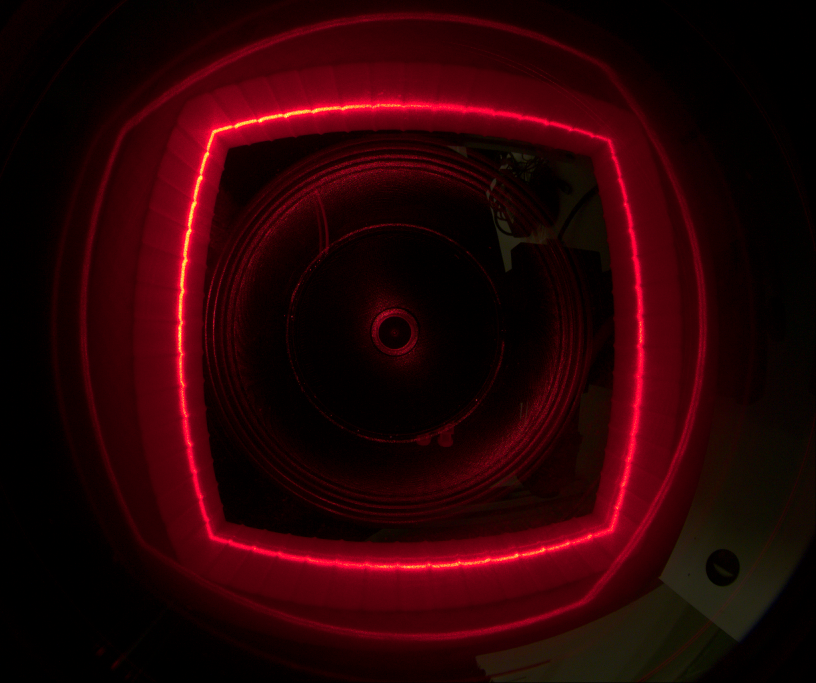
#> input picture takephoto/images/img10.png, 2448 x 2048 px (shown at 1/3 size); its folder holds only this picture in this run
$ python '图像处理_四点提取.py'   (older library calls are emulated)
#> lines starting #> are read from the running program, lines starting #| are printed output that depends on the picture; after the words box and inside, x2 and y2 are one past the last pixel; in counts of white or black regions, pixels touching at a corner belong together
"""结构光图像处理：从多张 png 中提取每段光线主干上的拐点。

流程：读图 → 灰度 → 自适应二值化 → 细化 → 最长路径去毛刺(只留主干) → 按拟合直线方向变化挑拐点 → npz 保存
运行：python 图像处理.py
"""

from audioop import reverse

import cv2
import numpy as np
import glob
import os
from collections import deque

from numpy.ma import masked_invalid

# ---------- 可调参数（数值按需手改） ----------

IMAGE_DIR = r"C:\python\3D_project_3\takephoto\images"           # 输入图片文件夹
OUTPUT_NPZ = r"C:\python\3D_project_3\centroids.npz"   # 质点结果保存路径
ADAPTIVE_BLOCK = 101           # 自适应二值化窗口(px，奇数)，量级取光条间距
ADAPTIVE_C = -15               # 自适应二值化常数，阈值=局部均值-C，负值更严格
MIN_AREA = 500                 # 最小连通域面积(px)，小于此值视作噪声丢弃
SPUR_MIN_AREA = 100            # 骨架连通域最小面积(px)，小于此值整段丢弃
CURV_K = 30                 # 直线拟合步长(px)：前后各取 k 个像素各拟合一条直线，越大越抗骨架抖动
MIN_DIST = 400              # 拐点最小间距(px)：选中的任意两个拐点欧氏距离至少这么大，避免多个点挤在同一拐角
kernel = np.array([3,3])
AREA = [                       # 要去掉的区域多边形顶点(x,y)，按顺序首尾相连，边不能交叉
    [1200,800],                # 左上
    [2400,600],                # 右上
    [2300,1900],               # 右下
    [1200,1900],               # 左下
]
_NEIGHBORS8 = ((-1, -1), (-1, 0), (-1, 1), (0, -1), (0, 1), (1, -1), (1, 0), (1, 1))  # 8 邻域行列偏移


def _remove_small(binary, min_area):
    """功能：去掉面积小于 min_area 的前景连通域，只保留大块。
    输入：binary：np.ndarray，uint8，0/255 二值图；min_area：int，最小连通域面积(px)
    输出：np.ndarray，uint8，0/255，面积小于 min_area 的连通域被清 0
    """
    _, labels, stats, _ = cv2.connectedComponentsWithStats((binary > 0).astype(np.uint8), connectivity=8)
    area = stats[:, cv2.CC_STAT_AREA]
    keep = area >= min_area
    keep[0] = False                                     # 背景不保留
    return np.where(keep[labels], 255, 0).astype(np.uint8)

def _thin(binary):
    """功能：用 Zhang-Suen 算法把二值图细化成 1 像素宽的骨架。
    输入：binary：np.ndarray，uint8，0/255 二值图
    输出：np.ndarray，uint8，0/255 骨架图（与输入同尺寸）
    """
    ys, xs = np.nonzero(binary)
    if ys.size == 0:
        return np.zeros_like(binary)
    y0, x0 = ys.min(), xs.min()                                    # 前景包围盒，缩小计算量
    y1, x1 = ys.max() + 1, xs.max() + 1
    img = (binary[y0:y1, x0:x1] > 0).astype(np.uint8)
    changed = True
    while changed:
        changed = False
        for step in (0, 1):
            p = np.pad(img, 1)
            p2, p3, p4 = p[:-2, 1:-1], p[:-2, 2:], p[1:-1, 2:]     # 3x3 邻域顺时针编号
            p5, p6, p7 = p[2:, 2:], p[2:, 1:-1], p[2:, :-2]
            p8, p9 = p[1:-1, :-2], p[:-2, :-2]
            ring = [p2, p3, p4, p5, p6, p7, p8, p9, p2]
            nbr = p2 + p3 + p4 + p5 + p6 + p7 + p8 + p9            # 8 邻域前景数
            turns = sum(((ring[i] == 0) & (ring[i+1] == 1)).astype(np.uint8) for i in range(8))  # 0→1 跳变数
            if step == 0:
                cond = (p2 * p4 * p6 == 0) & (p4 * p6 * p8 == 0)
            else:
                cond = (p2 * p4 * p8 == 0) & (p2 * p6 * p8 == 0)
            remove = (img == 1) & (nbr >= 2) & (nbr <= 6) & (turns == 1) & cond
            if remove.any():
                img[remove] = 0
                changed = True
    out = np.zeros_like(binary)
    out[y0:y1, x0:x1] = img * 255
    return out


def _bfs(mask, start):
    """功能：在掩膜内做 8 邻域广度优先搜索，得到 start 到各前景像素的最短步数。
    输入：mask：np.ndarray，bool，前景掩膜；start：(行, 列)，起点坐标
    输出：(dist, prev)：与 mask 同尺寸的两个 int32 数组，dist 为步数(-1 表示不可达)，
          prev 为前驱像素的线性索引(-1 表示无前驱)
    """
    h, w = mask.shape
    flat = mask.ravel()
    dist = np.full(h * w, -1, np.int32)
    prev = np.full(h * w, -1, np.int32)
    begin = start[0] * w + start[1]                     # 起点的线性索引
    dist[begin] = 0
    queue = deque([begin])
    while queue:
        cur = queue.popleft()
        r, c = divmod(cur, w)
        step = dist[cur] + 1
        for dr, dc in _NEIGHBORS8:
            nr, nc = r + dr, c + dc
            if 0 <= nr < h and 0 <= nc < w:
                nxt = nr * w + nc
                if flat[nxt] and dist[nxt] < 0:
                    dist[nxt] = step
                    prev[nxt] = cur
                    queue.append(nxt)
    return dist.reshape(h, w), prev


def _longest_path(mask, endpoints):
    """功能：在一个骨架连通域内，求连接两个端点且经过像素最多的一条路径（双次 BFS 求图直径）。
    输入：mask：np.ndarray，bool，单个连通域的骨架掩膜（包围盒裁剪后）；
          endpoints：(N, 2) int，该连通域内的端点坐标(行, 列)
    输出：(P, 2) int32，路径像素按顺序排列的坐标；端点少于 2 个时返回 None
    """
    if len(endpoints) < 2:
        return None
    dist, _ = _bfs(mask, tuple(endpoints[0]))
    far = dist[endpoints[:, 0], endpoints[:, 1]].argmax()      # 距首个端点最远的端点作起点
    dist, prev = _bfs(mask, tuple(endpoints[far]))
    tail = int(np.argmax(dist))                                # 距起点最远的前景像素作终点
    path = []
    while tail != -1:
        path.append(divmod(tail, mask.shape[1]))
        tail = prev[tail]
    return np.array(path[::-1], np.int32)


def _prune_and_simplify(skeleton):
    """功能：逐段处理骨架，只保留主干——每个连通域内取“连接两端点、经过像素最多”的那一条路径，毛刺分支自然被丢掉。
    输入：skeleton：np.ndarray，uint8，0/255 骨架图
    输出：pruned：np.ndarray，uint8，0/255、与输入同尺寸，去毛刺后的单像素宽主干
    """
    num, labels, stats, _ = cv2.connectedComponentsWithStats((skeleton > 0).astype(np.uint8), connectivity=8)
    conv = cv2.filter2D((skeleton > 0).astype(np.uint8), cv2.CV_16U, np.ones((3, 3), np.uint8))
    endpoints_all = (skeleton > 0) & (conv == 2)               # 含自身共 2 个前景像素 = 只有 1 个邻居
    pruned = np.zeros_like(skeleton)
    for idx in range(1, num):
        x, y, w, h, area = stats[idx]
        if area < SPUR_MIN_AREA:
            continue
        sub = labels[y:y+h, x:x+w] == idx                      # 该连通域（已裁剪到包围盒）掩膜
        path = _longest_path(sub, np.argwhere(endpoints_all[y:y+h, x:x+w]))
        if path is None:                                       # 端点不足两个（闭环）：无毛刺可去，整段保留
            path = np.argwhere(sub)
        keep = np.zeros_like(sub)
        keep[path[:, 0], path[:, 1]] = True
        pruned[y:y+h, x:x+w][keep] = 255
    return pruned


def _seg_angle(seg):
    """功能：对一批等长点列做最小二乘（主轴）直线拟合，给出各条拟合直线的方向角——相当于斜率，但竖直线不发散。
    输入：seg：np.ndarray，(M, k, 2) float，M 条直线、每条 k 个 (行, 列) 像素点
    输出：np.ndarray，(M,) float，各直线方向角(弧度)，范围 (-π/2, π/2]
    """
    d = seg - seg.mean(axis=1, keepdims=True)                  # 每段先减自身质心，再算协方差才有意义
    rr = (d[..., 0] * d[..., 0]).sum(1)                        # 协方差 C11 = ΣΔ行²
    cc = (d[..., 1] * d[..., 1]).sum(1)                        # 协方差 C22 = ΣΔ列²
    rc = (d[..., 0] * d[..., 1]).sum(1)                        # 协方差 C12 = ΣΔ行Δ列
    return 0.5 * np.arctan2(2.0 * rc, rr - cc)                 # 2x2 对称阵的主轴角，就是拟合直线的方向


def _slope_points(pruned, k=CURV_K, topn=4, min_dist=MIN_DIST):
    """功能：沿主干给每个前景像素取前后各 k 个像素分别拟合成一条直线，算出每个像素处的方向变化量，
          再跨所有连通域按方向变化量从大到小贪心挑点，保证选中的任意两个拐点至少相距 min_dist。
    输入：pruned：np.ndarray，uint8，0/255、单像素宽主干；k：int，前后各取 k 个像素做直线拟合；
          topn：int，最多输出的拐点数；min_dist：float，拐点之间最小欧氏距离(px)
    输出：tuple，元素为 (x, y) 拐点元组，按方向变化量从大到小排列；候选像素不足 topn 个就全输出
    """
    num, labels, stats, _ = cv2.connectedComponentsWithStats((pruned > 0).astype(np.uint8), connectivity=8)
    conv = cv2.filter2D((pruned > 0).astype(np.uint8), cv2.CV_16U, np.ones((3, 3), np.uint8))
    endpoints_all = (pruned > 0) & (conv == 2)                 # 只有 1 个邻居的像素 = 主干两端
    all_turn = []                                              # 各连通域候选像素的方向变化量，最后拼成一个大数组
    all_xy = []                                                # 对应的整图 (x, y) 坐标，与 all_turn 一一对应
    for idx in range(1, num):
        x, y, w, h, area = stats[idx]
        if area <= 2 * k:
            continue
        sub = labels[y:y+h, x:x+w] == idx                      # 该连通域（已裁剪到包围盒）掩膜
        path = _longest_path(sub, np.argwhere(endpoints_all[y:y+h, x:x+w]))
        if path is None:                                       # 闭环（无端点）：拿域内全部像素当端点候选取一条贯穿路径
            path = _longest_path(sub, np.argwhere(sub))
        if path is None or len(path) <= 2 * k:
            continue
        mid = path[k:len(path)-k]                              # 待判定的像素，局部 (行, 列)；天然只留前后各够 k 格的，不足 k 格的已落在切片外
        win = np.arange(len(mid))[:, None] + np.arange(k)      # (M, k) 窗口下标：前段 path[i:i+k]、后段 path[i+k:i+2k]
        ang_a = _seg_angle(path[win].astype(np.float64))       # 前 k 个点拟合直线的方向角
        ang_b = _seg_angle(path[win + k].astype(np.float64))   # 后 k 个点拟合直线的方向角
        diff = np.abs(ang_b - ang_a)
        turn = np.degrees(np.minimum(diff, np.pi - diff))      # 直线方向无正负之分，折到 0~90°
        all_turn.append(turn)
        all_xy.append(np.column_stack((mid[:, 1] + x, mid[:, 0] + y)))  # 局部(行,列)转整图(x,y)
    if not all_turn:
        return ()
    turn = np.concatenate(all_turn)                            # 所有候选像素的方向变化量
    xy = np.concatenate(all_xy)                                # 对应整图坐标 (N, 2)
    order = np.argsort(turn)[::-1]                             # 方向变化量从大到小的候选下标
    picked = []                                                # 已选中的候选下标
    for i in order:
        p = xy[i]                                              # 当前候选的 (x, y)
        if picked and np.any(np.sum((xy[picked] - p) ** 2, axis=1) < min_dist ** 2):
            continue                                           # 与任一已选点不足 min_dist，放弃该候选
        picked.append(i)
        if len(picked) == topn:
            break
    return tuple((int(xy[i, 0]), int(xy[i, 1])) for i in picked)


def _order_points(points):
    """功能：把四个拐点按 左上→右上→右下→左下 排序。
    输入：points：可迭代的 (x, y) 像素坐标，应为 4 个点
    输出：list，[(x, y), ...] 按左上/右上/右下/左下顺序；点数不足 4 个时按原顺序返回
    """
    pts = list(points)
    if len(pts) != 4:
        return pts
    arr = np.asarray(pts, np.float64)                    # (4,2) 像素坐标
    dist = np.sum(arr ** 2, axis=1)                      # 到图像左上原点(0,0)的平方距离 sqrt(u²+v²)
    tl = int(np.argmin(dist))                            # 左上：离原点最近
    br = int(np.argmax(dist))                            # 右下：离原点最远
    rest = [i for i in range(4) if i not in (tl, br)]    # 剩下两个顶点的下标
    i0, i1 = rest
    tr, bl = (i0, i1) if arr[i0, 0] >= arr[i1, 0] else (i1, i0)  # x 较大的是右上，另一个是左下
    order = [tl, tr, br, bl]
    return [(int(arr[i, 0]), int(arr[i, 1])) for i in order]


def _draw_points(points, shape, radius=5):
    """功能：把拐点画在纯黑背景上（白色实心圆），用来肉眼核对位置。
    输入：points：可迭代的 (x, y) 拐点元组；shape：(h, w) 或 (h, w, c)，决定画布尺寸；
          radius：int，白点半径(px)
    输出：np.ndarray，uint8，黑底白点图，尺寸为 shape[:2]
    """
    canvas = np.zeros(shape[:2], np.uint8)                     # 纯黑画布
    for x, y in points:
        cv2.circle(canvas, (int(x), int(y)), radius, 255, -1)   # 半径 5 的实心白圆
    return canvas


def _devide_area(img, area):
    """功能：划分有效成像区域，把 area 多边形覆盖住的像素清 0，也就是去掉这块区域。
    输入：img：np.ndarray，单通道或三通道图；area：[(x, y), ...]，多边形顶点，按顺序首尾相连
    输出：np.ndarray，与 img 同尺寸同通道，多边形内部为 0
    """
    h, w = img.shape[:2]                                        # 单通道是 (h,w)，三通道是 (h,w,3)
    pts = np.asarray(area, np.int32).reshape(-1, 1, 2)          # fillPoly 要求 int32 的 (N,1,2) 顶点
    mask = np.full((h, w), 255, np.uint8)                       # 先全保留，uint32 会让 fillPoly 直接报错
    cv2.fillPoly(mask, [pts], 0)                                # 再把多边形内部涂 0，等于去掉这块
    return cv2.bitwise_and(img, img, mask=mask)                 # 只留下多边形以外的像素


def image_processing(path=IMAGE_DIR, out_npz=OUTPUT_NPZ):
    """功能：批量处理文件夹内的 png，提取每张图的四个拐点，按图片顺序存成 npz。
    输入：path：str，图片文件夹路径；out_npz：str，结果 npz 保存路径
    输出：list，每个元素是该图四个拐点的 ((x, y), ...) 二维元组
    """
#> called with out_npz = 'C:\\python\\3D_project_3\\centroids.npz'
    files = sorted(glob.glob(os.path.join(path, "*.png")))
    result = []
    for file_path in files:
        gray = cv2.imread(file_path, cv2.IMREAD_GRAYSCALE)
        cv2.namedWindow("gray",cv2.WINDOW_NORMAL)
        cv2.imshow("gray",gray)
        cv2.waitKey(0)
        cv2.destroyAllWindows()
        if gray is None:
            print(f"跳过无法读取的图片：{file_path}")
            continue
        gray = _devide_area(gray,AREA)
#> in _devide_area, `cv2.fillPoly(mask, [pts], 0)`:
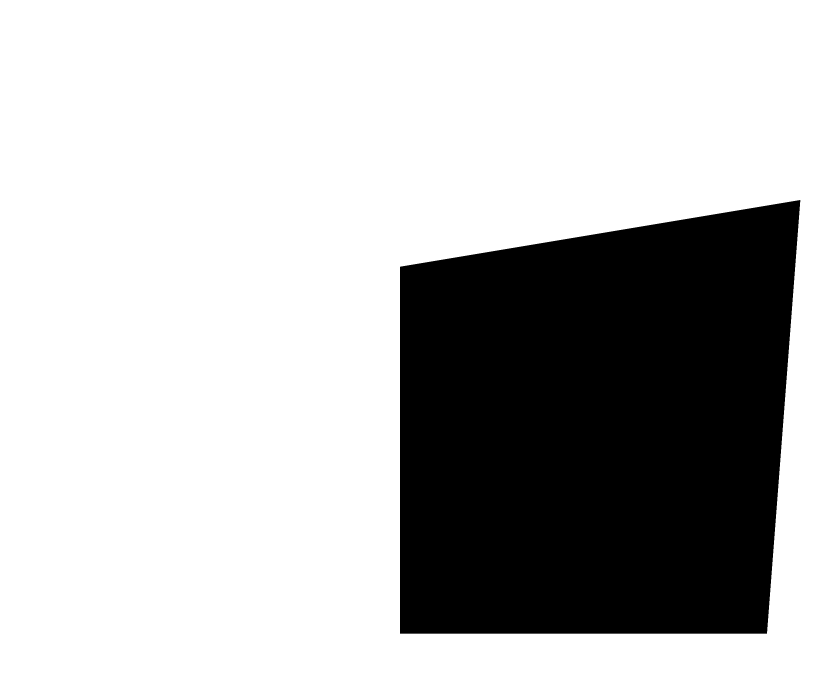
#> mask: shape (2048, 2448) (shown at 1/3 size); 72.5% white; 1 black region, box (x1, y1, x2, y2) and area: (1200, 600, 2401, 1901) 1377251
        blur = cv2.GaussianBlur(gray,(5,5),0)
        binary = cv2.adaptiveThreshold(blur, 255, cv2.ADAPTIVE_THRESH_GAUSSIAN_C,
                                       cv2.THRESH_BINARY, ADAPTIVE_BLOCK, ADAPTIVE_C)
        binary = _remove_small(binary,MIN_AREA)
#> in _remove_small, `_, labels, stats, _ = cv2.connectedComponentsWithStats((binary > 0).as..`:
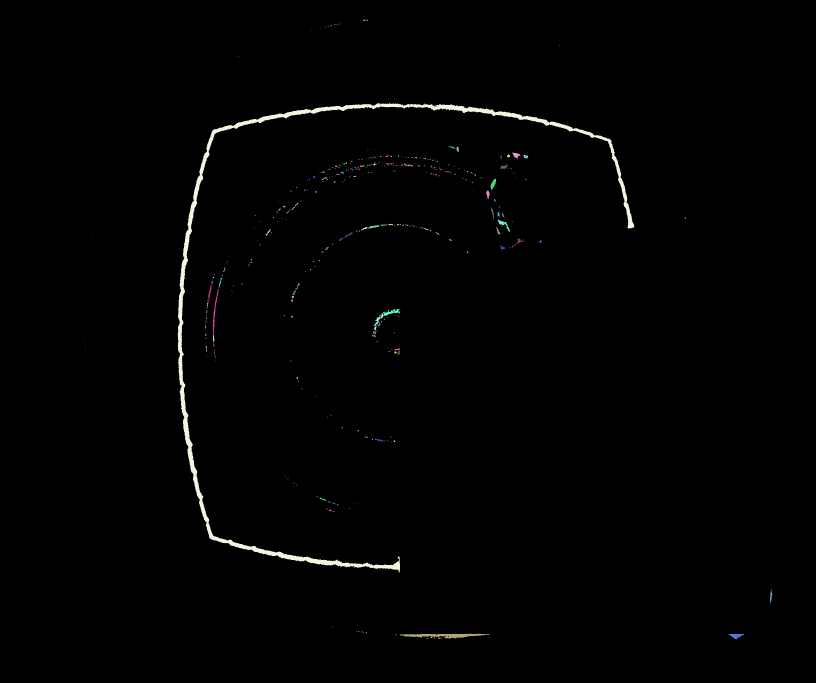
#> labels: shape (2048, 2448) int32 (shown at 1/3 size); 421 distinct labels, from 0 to 420; one colour per label, 0 black
#> in _remove_small, `_, labels, stats, _ = cv2.connectedComponentsWithStats((binary > 0).as..`: stats = 421 rows, first 6: [0, 0, 2448, 2048, 4964051], [1092, 50, 1, 1, 1], [1089, 58, 7, 5, 21], [1097, 58, 6, 5, 14], [1017, 71, 2, 2, 4], [1002, 73, 4, 2, 6]
#> in _remove_small, `area = stats[:, cv2.CC_STAT_AREA]`: area = 421 values, max 4964051 at index 0, min 1 at index 1, mean 11908.6
        cv2.namedWindow("binary",cv2.WINDOW_NORMAL)
        cv2.imshow("binary",binary)
        cv2.waitKey(0)
        cv2.destroyAllWindows()
        skeleton = _thin(binary)
#> in _thin, `y0, x0 = ys.min(), xs.min()`: y0 = 310; x0 = 533
#> in _thin, `y1, x1 = ys.max() + 1, xs.max() + 1`: y1 = 1917; x1 = 1903
#> after the loop in _thin, `while changed:`:
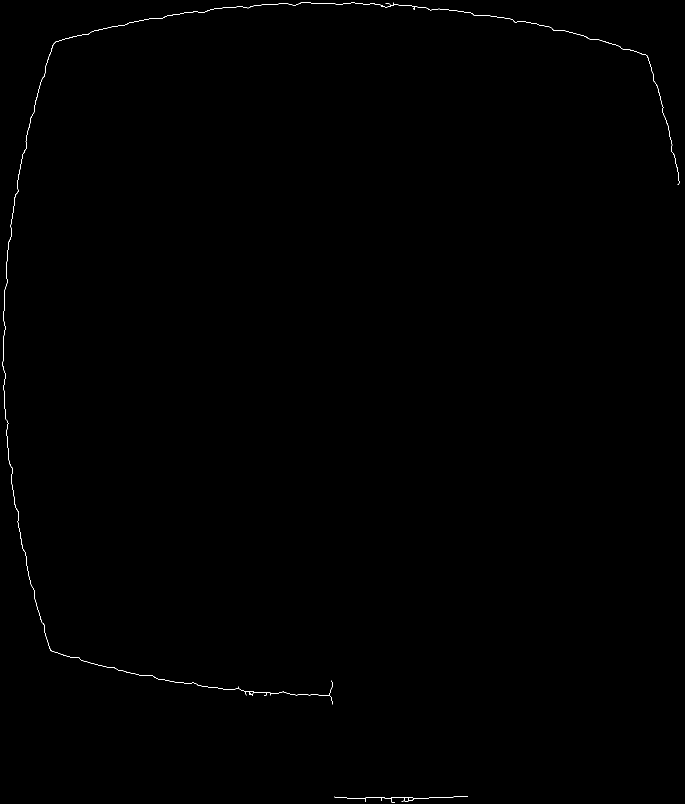
#> img: shape (1607, 1370) (shown at 1/2 size); values 0 (black) and 1 (white), 0.17% white in thin lines or dots
        cv2.imwrite(r"_debug/skeleton.png",skeleton)
        pruned = _prune_and_simplify(skeleton)
#> in _prune_and_simplify, `num, labels, stats, _ = cv2.connectedComponentsWithStats((skeleton > 0..`: num = 3; stats = [[0, 0, 2448, 2048, 5009663], [538, 315, 1354, 1404, 3505], [1201, 1902, 268, 14, 336]]
#> the loop in _prune_and_simplify, `for idx in range(1, num):` made 2 passes
#> (x, y, area, far in _longest_path) on passes 1 to 2: (538, 315, 3505, 3), (1201, 1902, 336, 1)
#> pass 1, in _longest_path, `dist, _ = _bfs(mask, tuple(endpoints[0]))`:
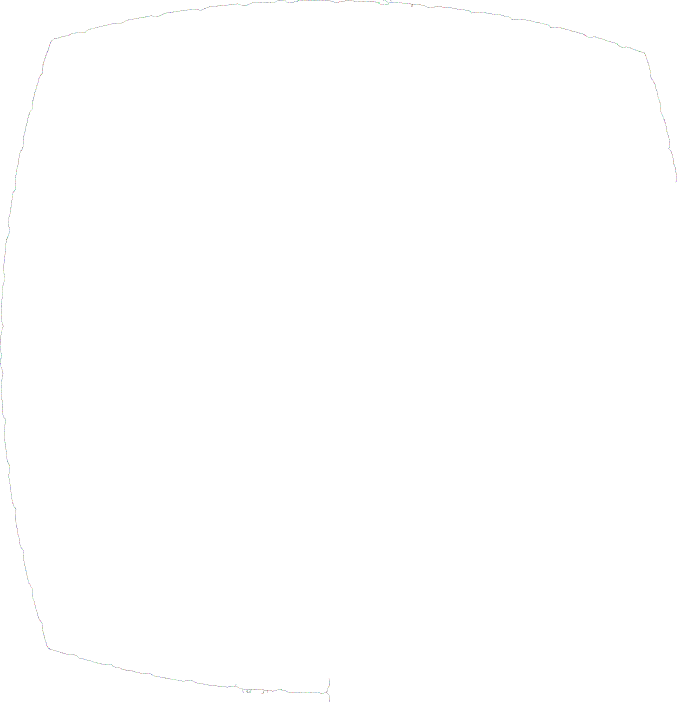
#> dist: shape (1404, 1354) int32 (shown at 1/2 size); 2485 distinct labels, from -1 to 2483; one colour per label, 0 black, -1 white
        cv2.imwrite("_debug/pruned.png",pruned)
        num,label = cv2.connectedComponents(pruned,8)
#> num = 3
        print(num)
#| 3
        points = _order_points(_slope_points(pruned))
#> in _slope_points, `num, labels, stats, _ = cv2.connectedComponentsWithStats((pruned > 0)...`: stats = [[0, 0, 2448, 2048, 5009991], [538, 315, 1354, 1387, 3245], [1201, 1902, 268, 6, 268]]
#> the loop in _slope_points, `for idx in range(1, num):` made 2 passes
#> (x, y, area) on passes 1 to 2: (538, 315, 3245), (1201, 1902, 268)
#> pass 1, in _slope_points, `sub = labels[y:y+h, x:x+w] == idx`:
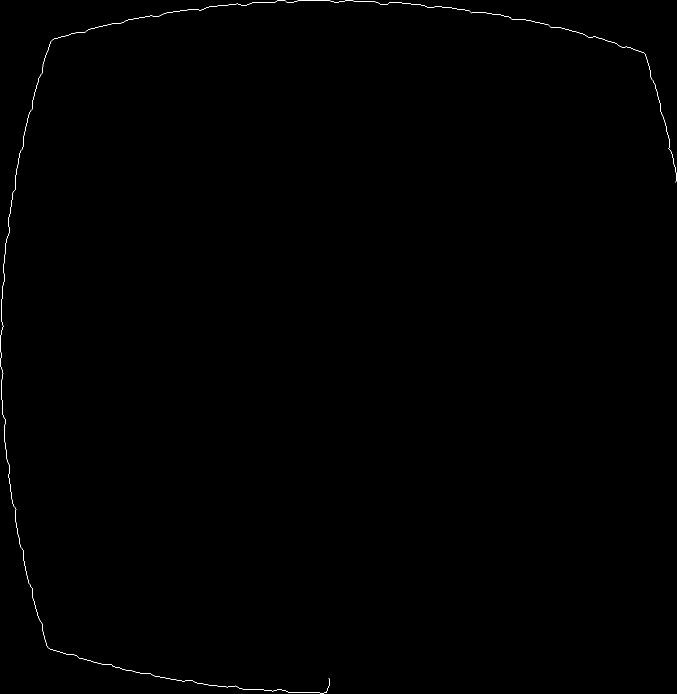
#> sub: shape (1387, 1354) bool (shown at 1/2 size); 0.17% white in thin lines or dots
#> pass 2, in _slope_points, `win = np.arange(len(mid))[:, None] + np.arange(k)`:
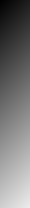
#> win: shape (208, 30) int64; min 0, max 236, mean 118
#> after the loop in _slope_points, `for idx in range(1, num):`: all_turn = 2 items
#> in _slope_points, `turn = np.concatenate(all_turn)`: turn = 3393 values, max 81.08 at index 0, min 0 at index 3375, mean 8.22
#> in _slope_points, `xy = np.concatenate(all_xy)`: xy = 3393 pairs, first value 538 to 1888, second value 315 to 1907
#> in _slope_points, `order = np.argsort(turn)[::-1]`: order = 3393 values, max 3392 at index 2542, min 0 at index 0, mean 1696
#> the loop in _slope_points, `for i in order:` made 24 passes
#> (i, p) on passes 12 to 15: (557, [633, 1609]), (556, [634, 1610]), (558, [633, 1608]), (555, [635, 1611])
#> after the loop in _slope_points, `for i in order:`: picked = [0, 557, 1772, 2958]
#> in _order_points, `pts = list(points)`: pts = [(1189, 1700), (633, 1609), (643, 394), (1828, 423)]
#> in _order_points, `arr = np.asarray(pts, np.float64)`: arr = [[1189, 1700], [633, 1609], [643, 394], [1828, 423]]
#> in _order_points, `dist = np.sum(arr ** 2, axis=1)`: dist = [4303721, 2989570, 568685, 3520513]
#> in _order_points, `tl = int(np.argmin(dist))`: tl = 2
#> in _order_points, `br = int(np.argmax(dist))`: br = 0
#> in _order_points, `rest = [i for i in range(4) if i not in (tl, br)]`: rest = [1, 3]
#> in _order_points, `i0, i1 = rest`: i0 = 1; i1 = 3
#> in _order_points, `tr, bl = (i0, i1) if arr[i0, 0] >= arr[i1, 0] else (i1, i0)`: bl = 1
#> in _order_points, `order = [tl, tr, br, bl]`: order = [2, 3, 0, 1]
#> points = [(643, 394), (1828, 423), (1189, 1700), (633, 1609)]
        cv2.imwrite("_debug/points.png", _draw_points(points, gray.shape))
#> the loop in _draw_points, `for x, y in points:` made 4 passes
        result.append(tuple(points))
        print(f"{os.path.basename(file_path)}：拐点 {len(points)} 个")
#| img10.png：拐点 4 个
    np.savez_compressed(out_npz, points=result)
    return result


if __name__ == "__main__":
    image_processing()
